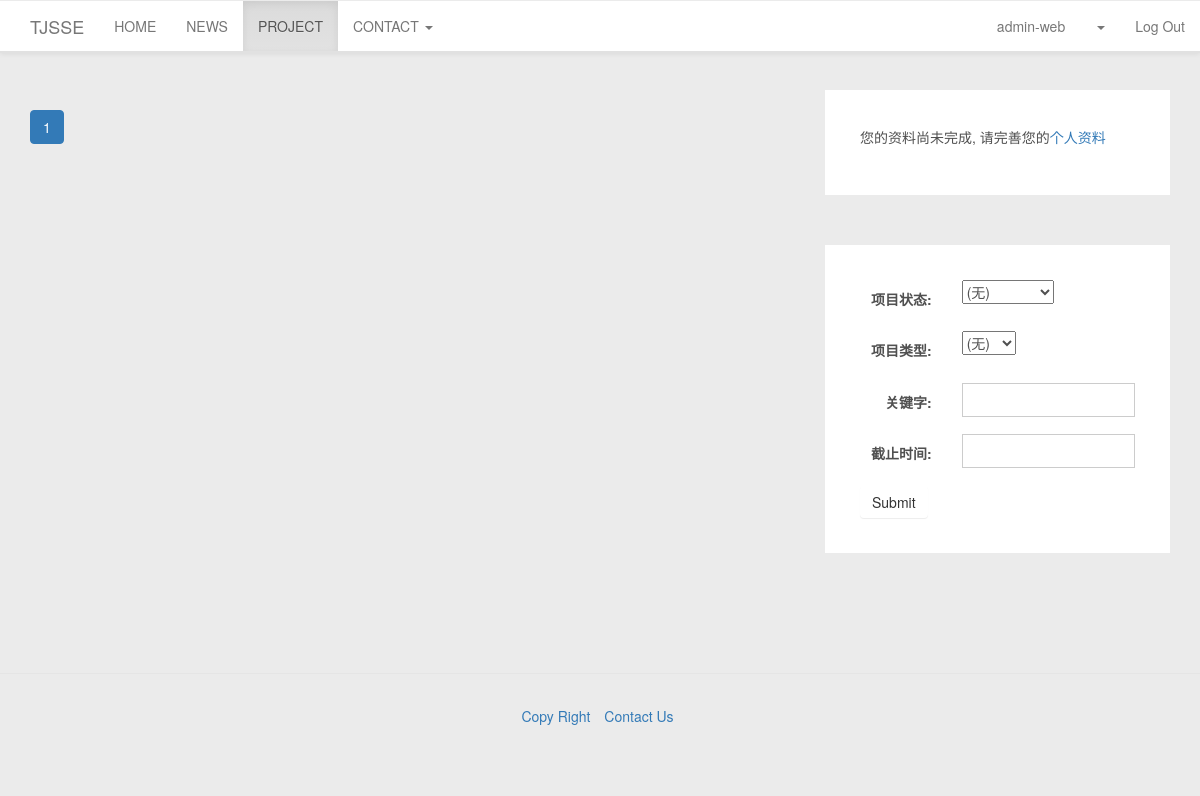
The page /project/ (signed in) on the database as committed earlier.
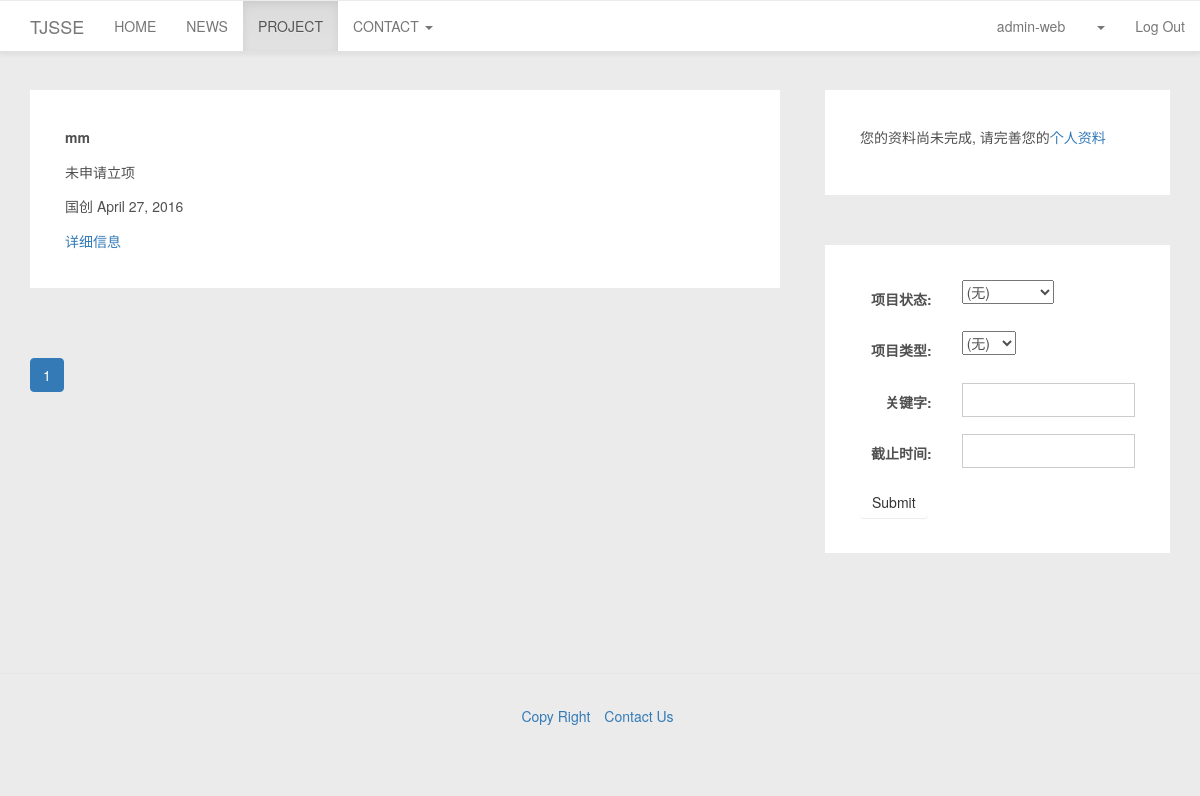
The same page on the database as committed later.
### project/models.py (models this page shows, shortened)
class Project(models.Model):
    name = models.CharField(max_length=30)
    project_type = models.ForeignKey(ProjectType)
    description = models.CharField(max_length=100)
    professor = models.ForeignKey(User)
    STATUS_BEFORE_INIT = 0
    STATUS_APPLY_INIT = 1
    STATUS_COMPLETE_INIT = 2
    STATUS_APPLY_MID = 3
    STATUS_COMPLETE_MID = 4
    STATUS_APPLY_FINAL = 5
    STATUS_COMPLETE_FINAL = 6
    STATUS_CHOICES = [
        (STATUS_BEFORE_INIT, '未申请立项'),
        (STATUS_APPLY_INIT, '申请立项'),
        (STATUS_COMPLETE_INIT, '立项通过'),
        (STATUS_APPLY_MID, '申请中期'),
        (STATUS_COMPLETE_MID, '中期通过'),
        (STATUS_APPLY_FINAL, '申请结题'),
        (STATUS_COMPLETE_FINAL, '已结题'),
    ]
    status = models.IntegerField(choices=STATUS_CHOICES, default=STATUS_BEFORE_INIT)
    endtime = models.DateField(null=True)
    note = models.CharField(max_length=300, blank=True)
    def get_status(self):
        return self.STATUS_CHOICES[self.status].__getitem__(1)
    def __str__(self):
        return self.name+', '+str(self.professor.get_username())
    __repr__=__str__

class ProjectType(models.Model):
    typename = models.CharField(max_length=20)
    TYPE_NATIONAL = 0
    TYPE_SHANGHAI = 1
    TYPE_SITP = 2
    TYPE_SECOLLEGE = 3
    TYPE_ELSE = 4
    TYPE_CHOICES = [
        (TYPE_NATIONAL, '国创'),
        (TYPE_SHANGHAI, '市创'),
        (TYPE_SITP, 'SITP'),
        (TYPE_SECOLLEGE, '院创'),
        (TYPE_ELSE, '其他'),
    ]
    type = models.IntegerField('认定类型',choices=TYPE_CHOICES)
    isopening = models.BooleanField('是否开放中', default=True)
    starttime = models.DateField(default=datetime.date.today)
    endtime = models.DateField()
    note = models.CharField(max_length=300, blank=True)

### project/views.py (the view)
@login_required(login_url='/accounts/login/')
def project_list_view(request):
    proj_list=Project.objects.all() #获取所有的项目
    search_form=SearchForm()
    paginator = ExtendPaginator(proj_list, PAGE_LIMIT)
    page_id = request.GET.get('page')
    try:
        proj_list = paginator.page(page_id)  # 获取某页对应的记录
    except PageNotAnInteger:  # 如果页码不是个整数
        proj_list = paginator.page(1)  # 取第一页的记录
    except EmptyPage:  # 如果页码太大，没有相应的记录
        proj_list = paginator.page(paginator.num_pages)  # 取最后一页的记录
    return render(request, 'project/project_list.html', {'project_list':proj_list,\
                                                         'form':search_form,\
                                                         'search_choice':Project.STATUS_CHOICES})

### project/forms.py (shortened to what this page needs)
class SearchForm(forms.Form):
    DEFAULT_VAL=-1
    DEFAULT_TUPLE=(DEFAULT_VAL,'(无)')
    STATUS_TYPE_CHOICES=Project.STATUS_CHOICES[:]
    PROJ_TYPE_CHOICES=ProjectType.TYPE_CHOICES[:]
    STATUS_TYPE_CHOICES.insert(0,DEFAULT_TUPLE)
    PROJ_TYPE_CHOICES.insert(0,DEFAULT_TUPLE)
    status_type=forms.ChoiceField(
        choices=STATUS_TYPE_CHOICES,
        required=False,
        label='项目状态',
        initial=DEFAULT_TUPLE
    )
    project_type=forms.ChoiceField(
        choices=PROJ_TYPE_CHOICES,
        required=False,
        label='项目类型',
        initial=DEFAULT_TUPLE
    )
    search_val=forms.CharField(
        required=False,
        label='关键字'
    )
    search_date=forms.DateField(
        label='截止时间',
        required=False
    )

### TJSSE/utils.py (called while the page is built, shortened)
  def page(self, number):
      self.page_num = number
      return super(ExtendPaginator, self).page(number)

  def _page_range_ext(self):
      num_count = 2 * self.range_num + 1
      if self.num_pages <= num_count:
          return range(1, self.num_pages + 1)

### project/templates/project/project_list.html (shortened to what this page needs)
{% extends 'base.html' %}
{% load staticfiles %}
{% block contentbase %}
    {% for project in project_list %}
        <div class="panel-card">
            <p><strong>{{ project.name }}</strong></p>
            <p>{{project.get_status}}</p>
            <p>{{ project.project_type.typename }} {{ project.endtime }}</p>
            <a href="/project/{{ project.pk }}">详细信息</a>
        </div>
    {% endfor %}
    {% include "template_paginator.html" with page=project_list %}
{% endblock contentbase %}
{% block sidebarbase %}
    <div class="panel-card">
        <form class="form-horizontal" action="/project/search/" method="GET">
            {% include "formTemplate.html" %}
            <button type="submit" class="btn btn-default ">Submit</button>
        </form>
    </div>
{% endblock sidebarbase %}

Rows that differ between the two databases and show on the page:
added Project: name "mm", get_status "未申请立项", project_type.typename "国创", endtime "April 27, 2016"
